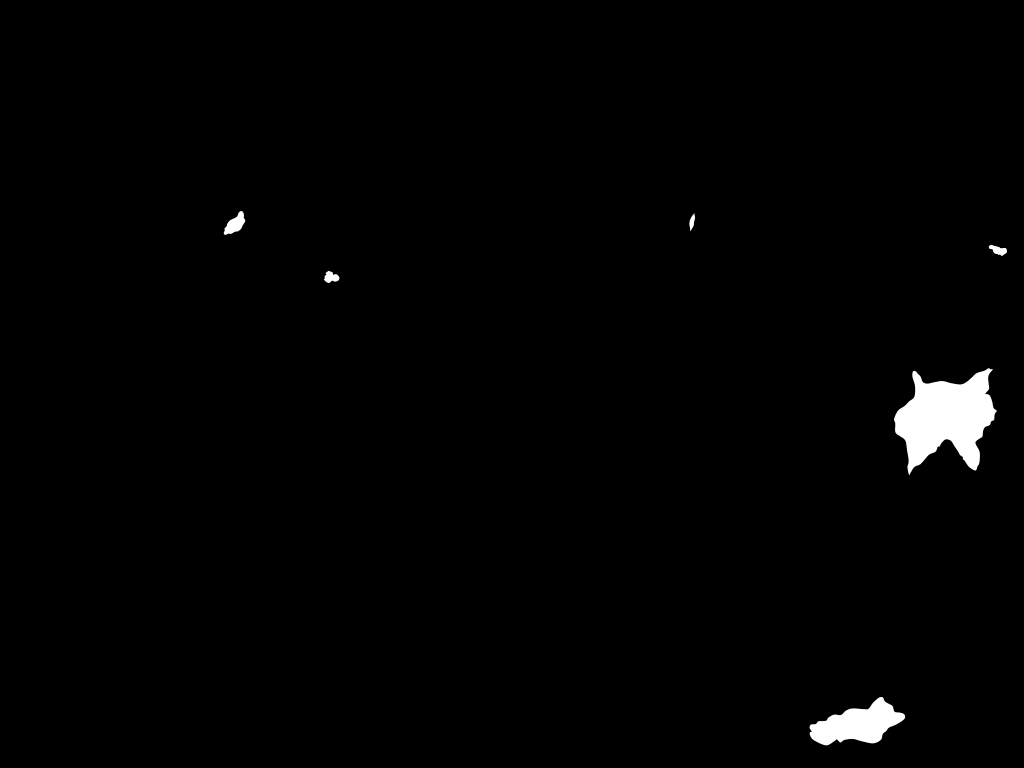
#> input picture src/main/resources/assets/tolkienmobs/arda/lakes.png, 3072 x 2304 px, found by its file name (shown at 1/3 size)
$ python arda_lake_ids.py
#> lines starting #> are read from the running program, lines starting #| are printed output that depends on the picture
"""Bakes the lake sheet ids Arda reads to give every drawn lake one water level.

The lakes are drawn at the height of the ground under them, so a sheet laid column by column inherits every
rise and fall of that ground and comes out as a staircase of water. What a lake has instead is one level, so
the game needs to know which sheet a column belongs to in order to look that level up: this writes one byte
per eight-block cell with the sheet's id, and the id, box and middle of each sheet beside it.

Run it from the mod root:  python tools/arda_lake_ids.py
"""

import os

import numpy as np
from PIL import Image
from scipy import ndimage

Image.MAX_IMAGE_PIXELS = None

ASSET = os.path.join("src", "main", "resources", "assets", "tolkienmobs", "arda", "lakes.png")
IDS = os.path.join("src", "main", "resources", "assets", "tolkienmobs", "arda", "lake-ids.png")
BOXES = os.path.join("src", "main", "resources", "assets", "tolkienmobs", "arda", "lake-boxes.txt")
BLOCKS = 8
WEST, NORTH = -5120, -10240
WATER = 0.3


def main():
    mask = np.array(Image.open(ASSET).convert("L")) / 255.0
    sheets, count = ndimage.label(mask > WATER)
#> sheets: shape (2304, 3072) int32; 7 distinct labels, from 0 to 6
#> count = 6

    boxes = ndimage.find_objects(sheets)
#> boxes = 6 items
    rows = []
    for index in range(1, count + 1):
        window = boxes[index - 1]
        rows.append((index,
                     WEST + window[1].start * BLOCKS, NORTH + window[0].start * BLOCKS,
                     WEST + window[1].stop * BLOCKS, NORTH + window[0].stop * BLOCKS))
#> after the loop, rows = [(1, 248, -5176, 768, -4600), (2, 11424, -5120, 11560, -4696), (3, 18608, -4368, 19048, -4096), (4, 2656, -3736, 3024, -3448), (5, 16336, -1400, 18800, 1168), (6, 14312, 6488, 16600, 7648)]

    Image.fromarray(sheets.astype(np.uint8)).save(IDS)
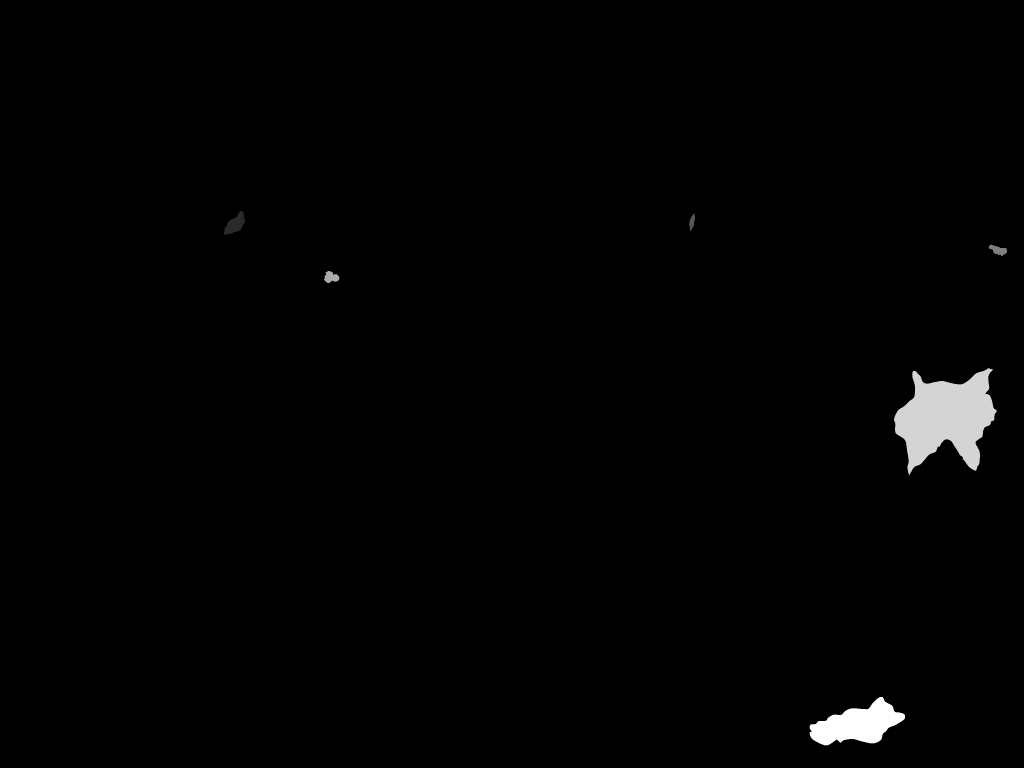
#> saved as lake-ids.png: PIL image 3072x2304 L (shown at 1/3 size); min 0, max 6, mean 0.0618; drawn with min black and max white
    with open(BOXES, "w", encoding="utf-8", newline="\n") as out:
        for row in rows:
            out.write("%d %d %d %d %d\n" % row)
#> this loop made 6 passes
    print("wrote %s and %s: %d sheets" % (IDS, BOXES, count))
#| wrote src/main/resources/assets/tolkienmobs/arda/lake-ids.png and src/main/resources/assets/tolkienmobs/arda/lake-boxes.txt: 6 sheets


if __name__ == "__main__":
    main()

$ run again, with src/main/resources/assets/tolkienmobs/arda/mountains.png copied over src/main/resources/assets/tolkienmobs/arda/lakes.png
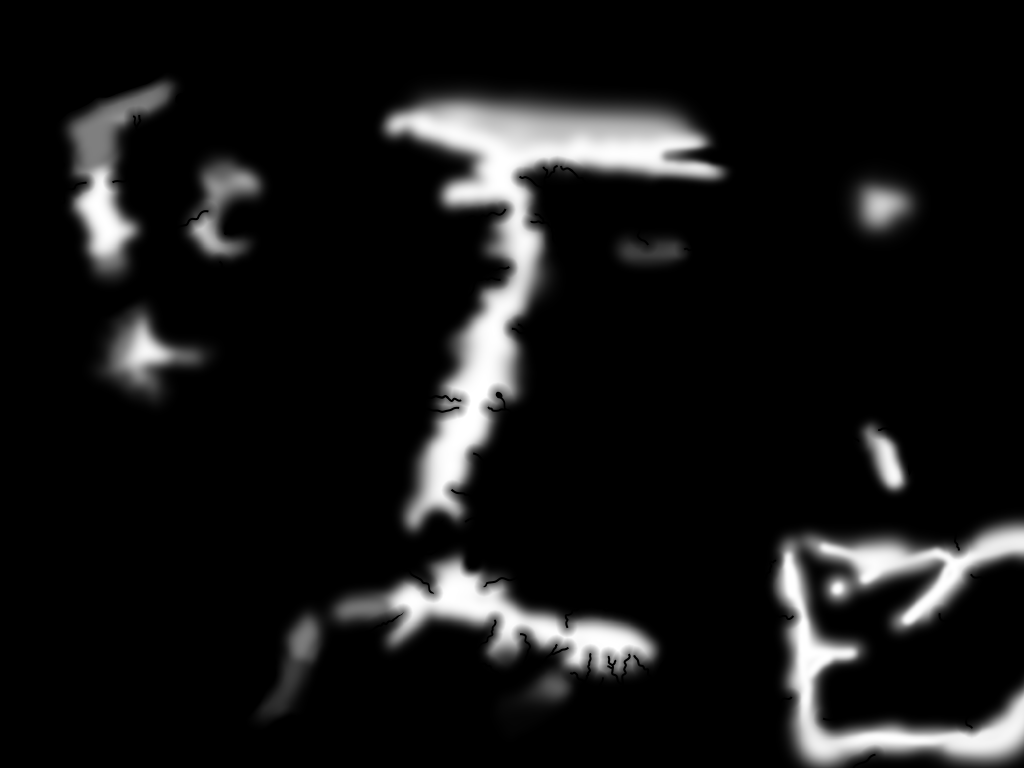
#> input picture src/main/resources/assets/tolkienmobs/arda/mountains.png, 3072 x 2304 px, found by its file name (shown at 1/3 size)
#> in main, `sheets, count = ndimage.label(mask > WATER)`:
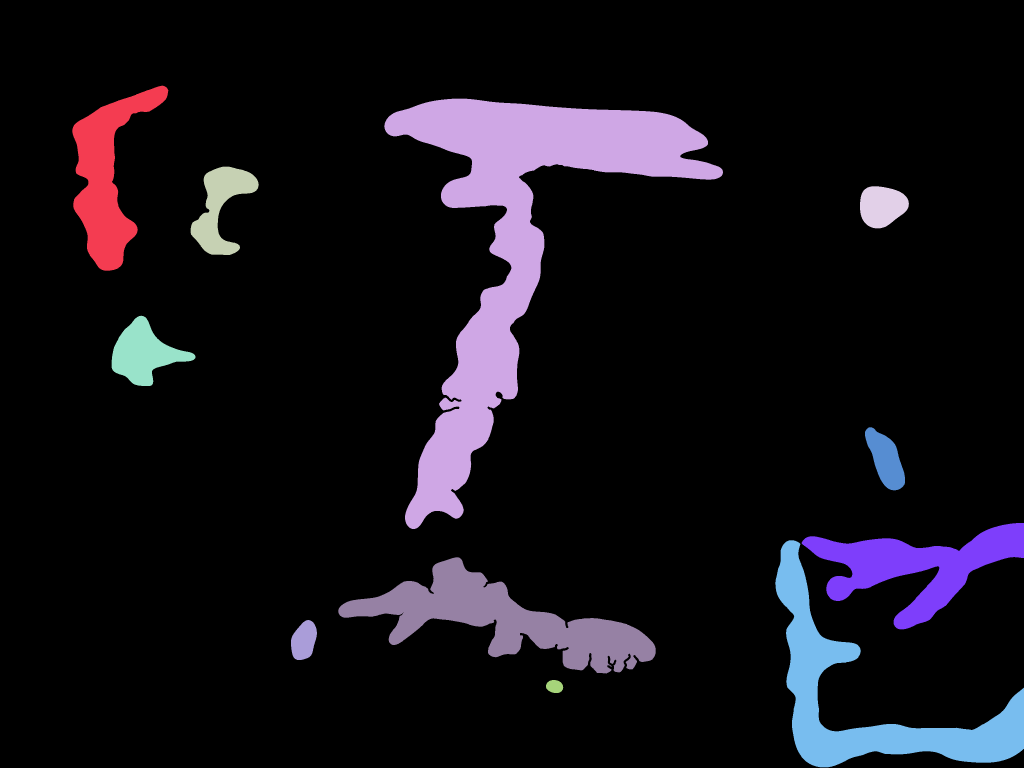
#> sheets: shape (2304, 3072) int32 (shown at 1/3 size); 12 distinct labels, from 0 to 11; one colour per label, 0 black
#> count = 11
#> boxes = 11 items
#> after the loop in main, `for index in range(1, count + 1):`: rows = 11 items, first 6: (1, -3384, -8184, -1080, -3744), (2, 4104, -7872, 12232, 2456), (3, -544, -6240, 1088, -4120), (4, 15520, -5768, 16696, -4760), (5, -2440, -2664, -424, -976), (6, 15640, 16, 16600, 1528)
#> in main, `Image.fromarray(sheets.astype(np.uint8)).save(IDS)`:
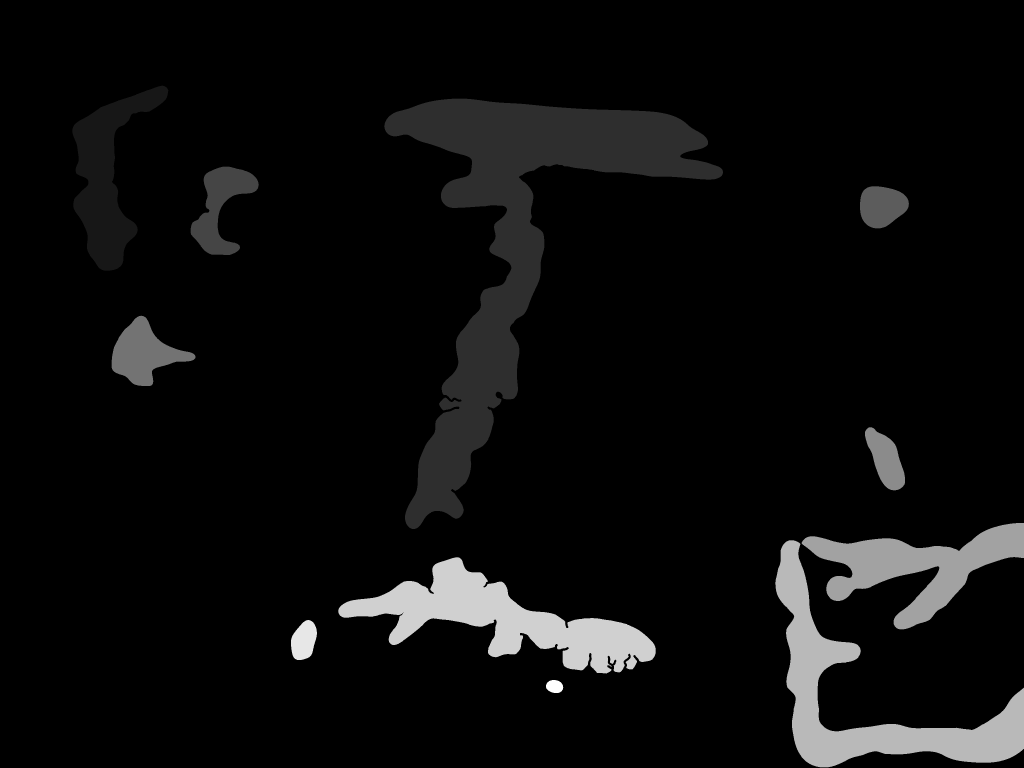
#> saved as lake-ids.png: PIL image 3072x2304 L (shown at 1/3 size); min 0, max 11, mean 0.532; drawn with min black and max white
#> the loop in main, `for row in rows:` made 11 passes
#| wrote src/main/resources/assets/tolkienmobs/arda/lake-ids.png and src/main/resources/assets/tolkienmobs/arda/lake-boxes.txt: 11 sheets

$ run again, with src/main/resources/assets/tolkienmobs/arda/rivers.png copied over src/main/resources/assets/tolkienmobs/arda/lakes.png
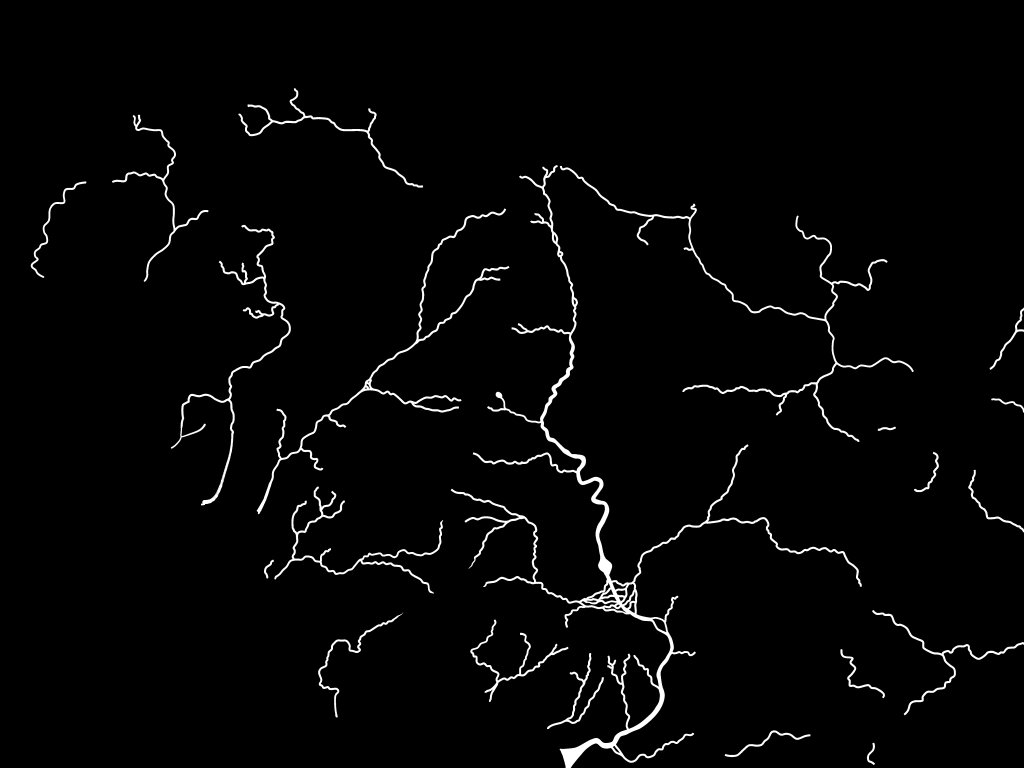
#> input picture src/main/resources/assets/tolkienmobs/arda/rivers.png, 3072 x 2304 px, found by its file name (shown at 1/3 size)
#> in main, `sheets, count = ndimage.label(mask > WATER)`:
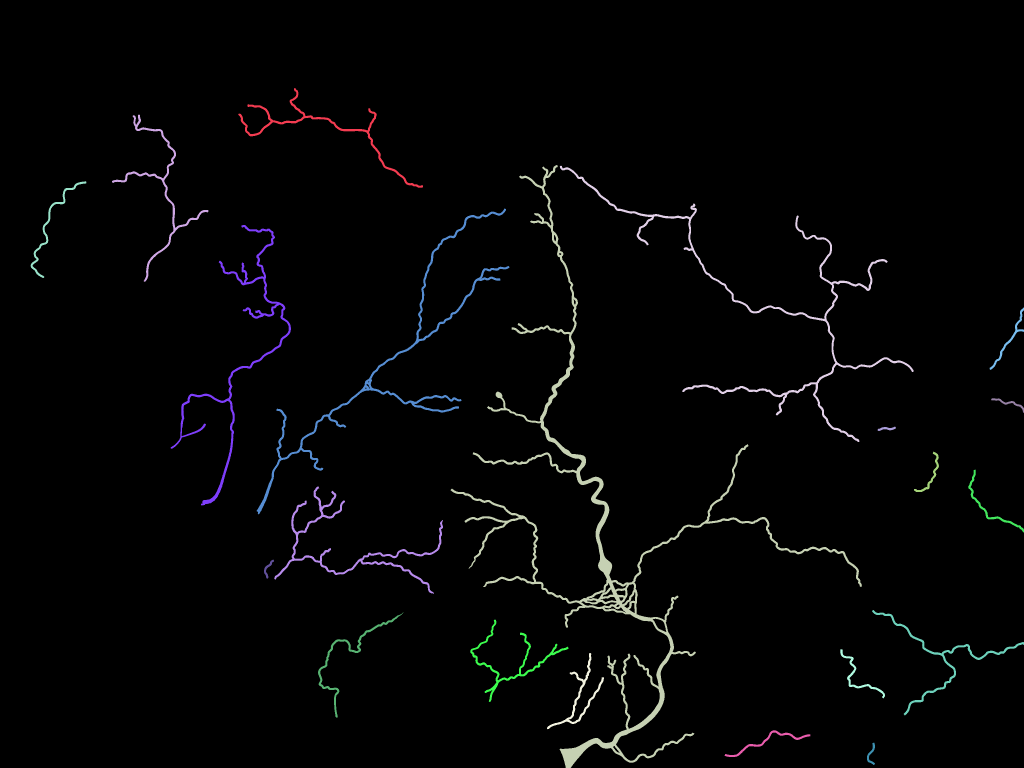
#> sheets: shape (2304, 3072) int32 (shown at 1/3 size); 22 distinct labels, from 0 to 21; one colour per label, 0 black
#> count = 21
#> boxes = 21 items
#> after the loop in main, `for index in range(1, count + 1):`: rows = 21 items, first 6: (1, 600, -8128, 5032, -5736), (2, -2432, -7488, -120, -3480), (3, 5696, -6280, 15568, 8192), (4, 8312, -6264, 16808, 368), (5, -4384, -5888, -3048, -3568), (6, 1040, -5240, 7104, 2104)
#> in main, `Image.fromarray(sheets.astype(np.uint8)).save(IDS)`:
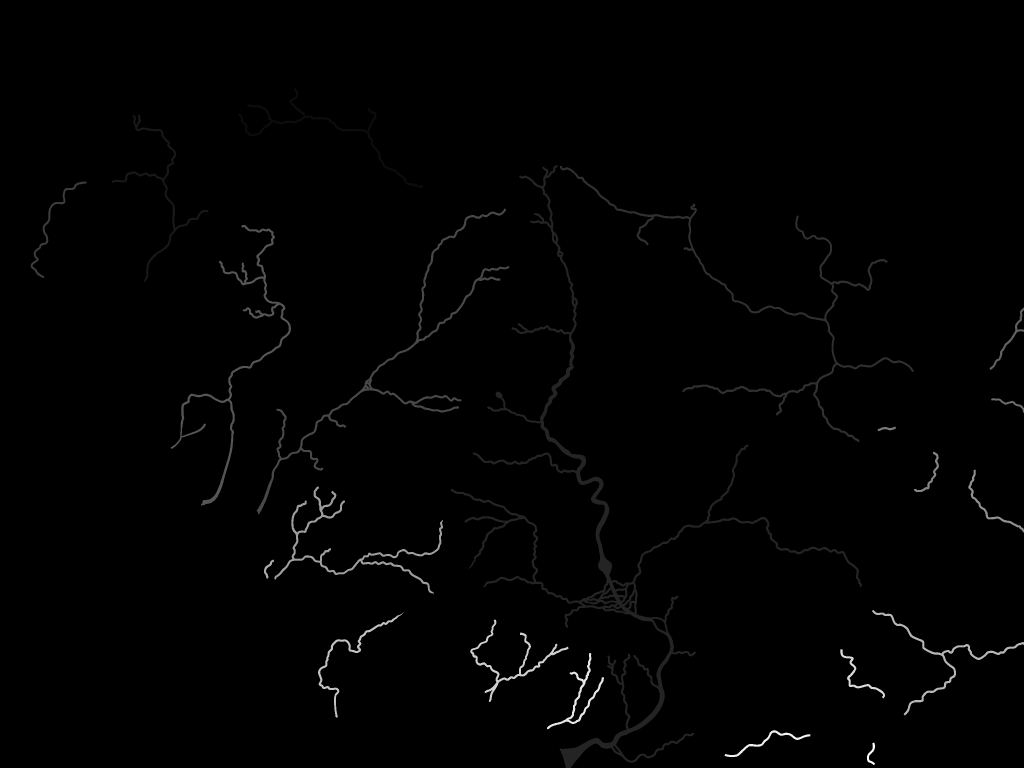
#> saved as lake-ids.png: PIL image 3072x2304 L (shown at 1/3 size); min 0, max 21, mean 0.2; drawn with min black and max white
#> the loop in main, `for row in rows:` made 21 passes
#| wrote src/main/resources/assets/tolkienmobs/arda/lake-ids.png and src/main/resources/assets/tolkienmobs/arda/lake-boxes.txt: 21 sheets
